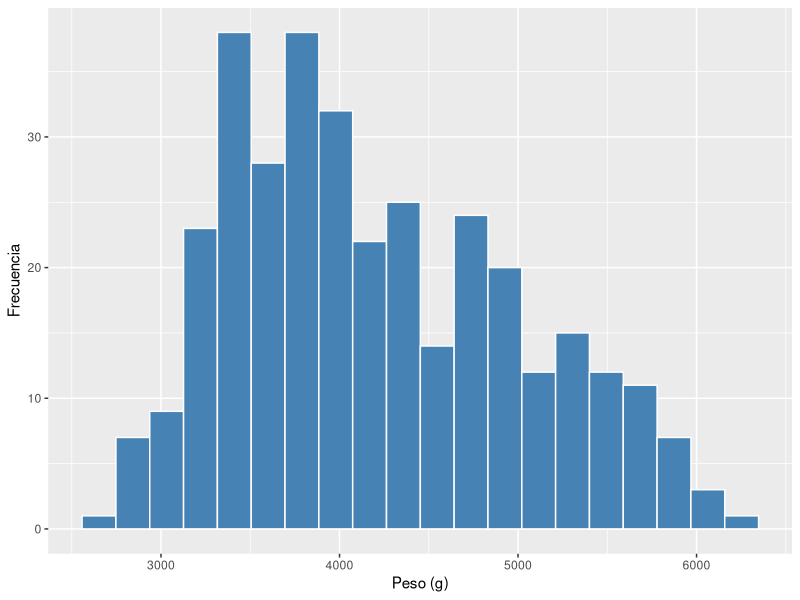
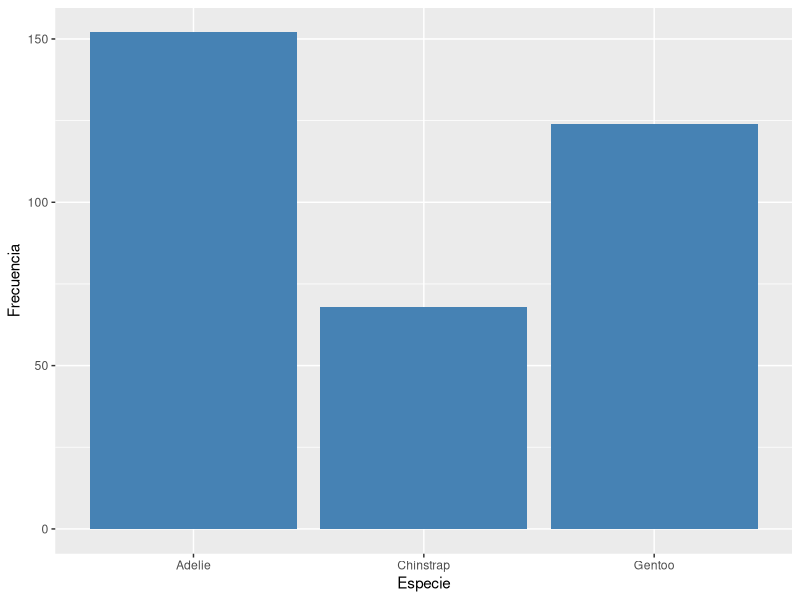
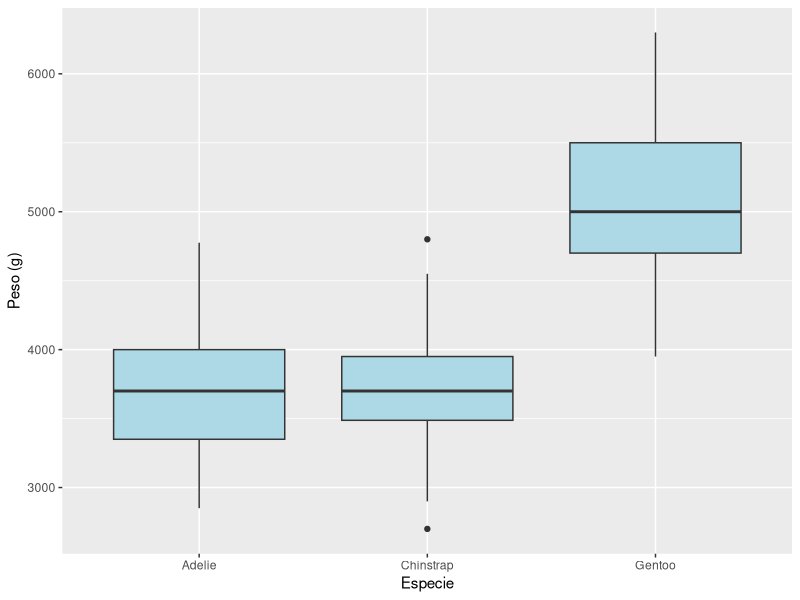

Recreate these plots in R, in order.
## ---- chunk 1
library(tidyverse)
library(palmerpenguins)
## ---- chunk 2
glimpse(penguins)
## ---- chunk 3
table(penguins$species)              # frecuencias absolutas
prop.table(table(penguins$species))  # frecuencias relativas
## ---- chunk 4
peso <- penguins$body_mass_g
mean(peso, na.rm = TRUE)
median(peso, na.rm = TRUE)
quantile(peso, probs = c(0.25, 0.5, 0.75), na.rm = TRUE)
## ---- chunk 5
moda <- function(x) {
  tabla <- table(x)
  names(tabla)[which.max(tabla)]
}
moda(penguins$species)
## ---- chunk 6
var(peso, na.rm = TRUE)                       # varianza
sd(peso, na.rm = TRUE)                        # desviación típica
IQR(peso, na.rm = TRUE)                       # rango intercuartílico
diff(range(peso, na.rm = TRUE))               # rango
sd(peso, na.rm = TRUE) / mean(peso, na.rm = TRUE)  # coeficiente de variación
## ---- chunk 7
summary(penguins$body_mass_g)
## ---- chunk 8
penguins |>
  group_by(species) |>
  summarise(
    n = n(),
    media = mean(body_mass_g, na.rm = TRUE),
    mediana = median(body_mass_g, na.rm = TRUE),
    desv_tipica = sd(body_mass_g, na.rm = TRUE)
  )
## ---- chunk 9
#| label: fig-histograma
#| fig-cap: "Distribución del peso corporal de los pingüinos."
ggplot(penguins, aes(x = body_mass_g)) +
  geom_histogram(bins = 20, fill = "steelblue", color = "white", na.rm = TRUE) +
  labs(x = "Peso (g)", y = "Frecuencia")
## ---- chunk 10
#| label: fig-barras
#| fig-cap: "Número de pingüinos por especie."
ggplot(penguins, aes(x = species)) +
  geom_bar(fill = "steelblue") +
  labs(x = "Especie", y = "Frecuencia")
## ---- chunk 11
#| label: fig-caja
#| fig-cap: "Peso según la especie."
ggplot(penguins, aes(x = species, y = body_mass_g)) +
  geom_boxplot(fill = "lightblue", na.rm = TRUE) +
  labs(x = "Especie", y = "Peso (g)")
## ---- chunk 12
x <- na.omit(peso)
mean((x - mean(x))^3) / sd(x)^3
